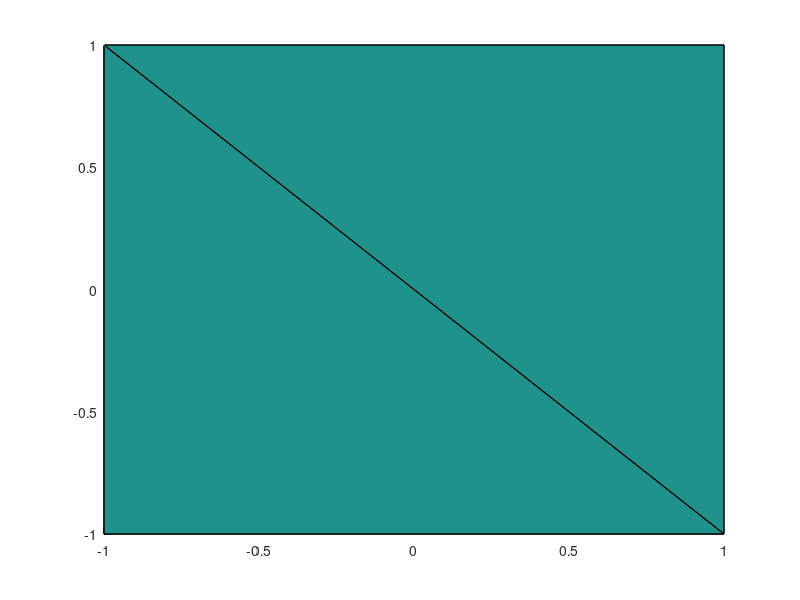

Here is the MATLAB script that generated this plot: (Note: this script raises an error after producing the figure.)
function [h, ind] = plot_2q_corr(labels)
% PLOT_2Q_CORR  Plots the correlations simplex for two-qubit states.
%  [h, ind] = plot_2q_corr(group)
%
%  Plots the geometrical representation of the set of allowed
%  correlations in a two-qubit state. For each group of three
%  correlation variables the set is a tetrahedron.
%
%  The groups are 'diagonal', 'pos' and 'neg'.
%  For diagonal correlations the vertices correspond to the four Bell states.
%
%  Returns the graphics handle h and a vector of three linear
%  indices denoting the correlations to be plotted as the x, y and z coordinates.

% NOTE the strange logic in the ordering of the pos and neg
% correlations follows the logic of the Bell state labeling convention, kind of.

% Ville Bergholm  2011-2012


if nargin < 1
  labels = 'diagonal';
end

% vertices and faces
v = [1, 1, -1;  1, -1, 1;  -1, 1, 1; -1, -1, -1];
f = [1,2,4; 2,3,4; 3,1,4; 3,2,1];

hold off;
% tetrahedron
h = patch('Faces', f, 'Vertices', v, 'FaceVertexCData', 0, 'FaceColor', 'flat');
hold on;
alpha(0.2)
grid on
view(-35, 30)
axis equal


% mark vertices
plot3(0, 0, 0, 'r.'); % center
plot3(v(:,1), v(:,2), v(:,3), 'r.');

% label axes and vertices
switch labels
  case 'diagonal'
    title('diagonal correlations')
    xlabel('XX');
    ylabel('YY');
    zlabel('ZZ');
    text(1.1, 1.1, -1.1, '|\Psi^+\rangle');
    text(1.1, -1.1, 1.1, '|\Phi^+\rangle');
    text(-1.1, 1.1, 1.1, '|\Phi^-\rangle');
    text(-1.2, -1.2, -1.2, '|\Psi^-\rangle');
    ind = [6, 11, 16];
  case 'pos'
    title('pos correlations')
    xlabel('ZX');
    ylabel('XY');
    zlabel('YZ');
    text(1.1, -1.1, 1.1, '|y+,0\rangle +|y-,1\rangle');
    text(-1.1, 1.1, 1.1, '|y+,0\rangle -|y-,1\rangle');
    text(1.1, 1.1, -1.1, '|y-,0\rangle +|y+,1\rangle');
    text(-1.2, -1.2, -1.2, '|y-,0\rangle -|y+,1\rangle');
    ind = [8, 10, 15];
  case 'neg'
    title('neg correlations')
    xlabel('XZ');
    ylabel('YX');
    zlabel('ZY');
    text(1.1, 1.1, -1.1, '|0,y-\rangle +|1,y+\rangle');
    text(-1.1, 1.1, 1.1, '|0,y+\rangle -|1,y-\rangle');
    text(1.1, -1.1, 1.1, '|0,y+\rangle +|1,y-\rangle');
    text(-1.2, -1.2, -1.2, '|0,y-\rangle -|1,y+\rangle');
    ind = [14, 7, 12];
  case 'none'
    ind = [];
  otherwise
    error('Unknown set of correlations.')
end
